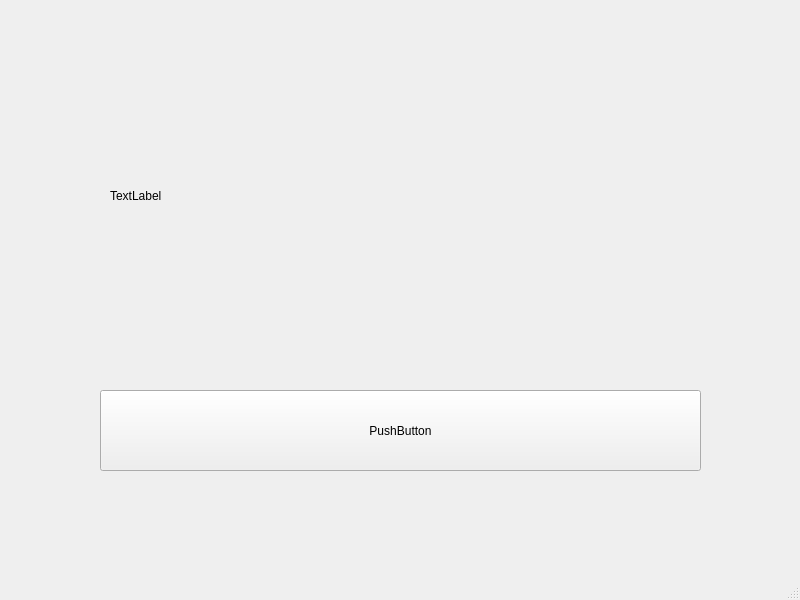
<?xml version="1.0" encoding="UTF-8"?>
<ui version="4.0">
 <class>MainWindow</class>
 <widget class="QMainWindow" name="MainWindow">
  <property name="geometry">
   <rect>
    <x>0</x>
    <y>0</y>
    <width>800</width>
    <height>600</height>
   </rect>
  </property>
  <property name="windowTitle">
   <string>MainWindow</string>
  </property>
  <widget class="QWidget" name="centralwidget">
   <widget class="QLabel" name="video_window">
    <property name="geometry">
     <rect>
      <x>110</x>
      <y>50</y>
      <width>591</width>
      <height>291</height>
     </rect>
    </property>
    <property name="text">
     <string>TextLabel</string>
    </property>
   </widget>
   <widget class="QPushButton" name="open_button">
    <property name="geometry">
     <rect>
      <x>100</x>
      <y>390</y>
      <width>601</width>
      <height>81</height>
     </rect>
    </property>
    <property name="text">
     <string>PushButton</string>
    </property>
   </widget>
  </widget>
  <widget class="QMenuBar" name="menubar">
   <property name="geometry">
    <rect>
     <x>0</x>
     <y>0</y>
     <width>800</width>
     <height>20</height>
    </rect>
   </property>
  </widget>
  <widget class="QStatusBar" name="statusbar"/>
 </widget>
 <resources/>
 <connections/>
</ui>
